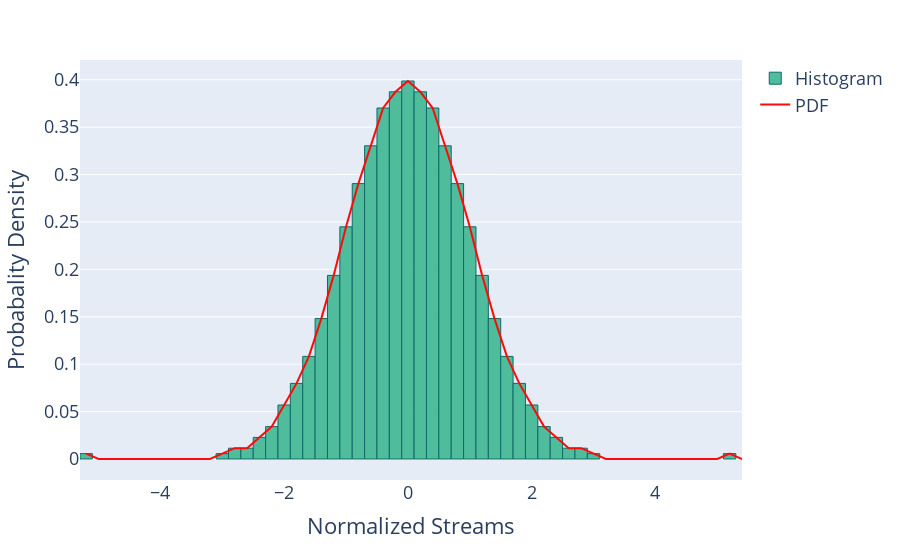

The notebook cell saved with this chart:
### Code cell
scaler = QuantileTransformer(output_distribution="normal", random_state=RND_SEED)
arr = df.to_numpy()[:, np.newaxis]
scaler.fit(arr)
df[:] = scaler.transform(arr)[:, 0]
# sio.dump(scaler, "./../../scalers/2023/streams.skops")
plot_hist("histnorm_stream", "Normalized Streams")

### Figure 1 — Plotly figure (JSON) as saved in the notebook; plotly's stock layout.template omitted (floating-point values rounded to 4 significant figures; data arrays with more than 128 entries replaced by an {"elided": "..."} marker saying what was removed)
{"data": [{"histnorm": "probability density", "marker": {"color": "rgba(79, 189, 156, 127)", "line": {"color": "rgba(16, 105, 103, 255)", "width": 1}}, "name": "Histogram", "type": "histogram", "x": {"elided": "878 float values"}, "xbins": {"end": 5.5, "size": 0.2, "start": -5.3}}, {"marker": {"color": "rgba(255, 10, 10, 255)"}, "mode": "lines", "name": "PDF", "type": "scatter", "x": [-5.2, -5, -4.8, -4.6, -4.4, -4.2, -4.0, -3.8, -3.6, -3.4, -3.2, -3.0, -2.8, -2.6, -2.4, -2.2, -2.0, -1.8, -1.6, -1.4, -1.2, -1.0, -0.8, -0.6, -0.4, -0.2, 7.391e-06, 0.2, 0.4, 0.6, 0.8, 1.0, 1.2, 1.4, 1.6, 1.8, 2.0, 2.2, 2.4, 2.6, 2.8, 3.0, 3.2, 3.4, 3.6, 3.8, 4.0, 4.2, 4.4, 4.6, 4.8, 5.0, 5.2, 5.4], "y": [0.005695, 0, 0, 0, 0, 0, 0, 0, 0, 0, 0, 0.005695, 0.01139, 0.01139, 0.02278, 0.03417, 0.05695, 0.07973, 0.1082, 0.1481, 0.1936, 0.2449, 0.2904, 0.3303, 0.3702, 0.3872, 0.3986, 0.3872, 0.3702, 0.3303, 0.2904, 0.2449, 0.1936, 0.1481, 0.1082, 0.07973, 0.05695, 0.03417, 0.02278, 0.01139, 0.01139, 0.005695, 0, 0, 0, 0, 0, 0, 0, 0, 0, 0, 0.005695, 0]}], "layout": {"barmode": "relative", "font": {"size": 18}, "legend": {"tracegroupgap": 0}, "margin": {"t": 60}, "xaxis": {"anchor": "y", "domain": [0, 1], "title": {"text": "Normalized Streams"}}, "yaxis": {"anchor": "x", "domain": [0, 1], "title": {"text": "Probabality Density"}}}}
